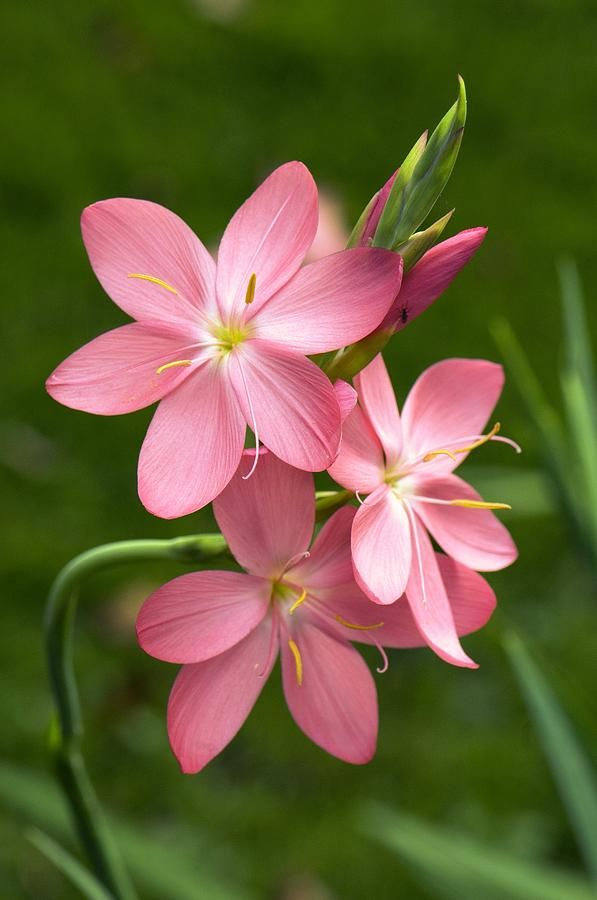
#> input picture assignments/flower.jpg, 597 x 900 px
$ python 07_thresholding.py
#> lines starting #> are read from the running program, lines starting #| are printed output that depends on the picture; after the words box and inside, x2 and y2 are one past the last pixel; in counts of white or black regions, pixels touching at a corner belong together
# Apply various thresholding techniques for image segmentation.
# Problem:
# Load a grayscale image using OpenCV.
# Apply global thresholding to segment bright and dark regions.
# Apply adaptive thresholding to handle varying lighting conditions in the image.
# Display the original image and the thresholded images obtained using global and adaptive thresholding.

import cv2
import numpy as np
import matplotlib.pyplot as plt

image = cv2.imread('flower.jpg', 0)
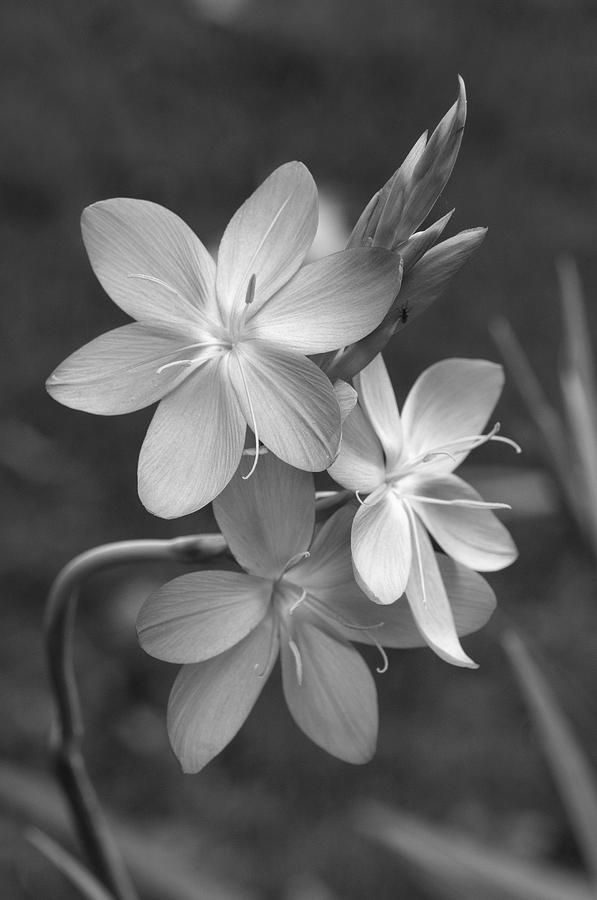
#> image: shape (900, 597); min 0, max 254, mean 93.3

##1 Apply global thresholding
_, global_thresh = cv2.threshold(image, 127, 255, cv2.THRESH_BINARY)
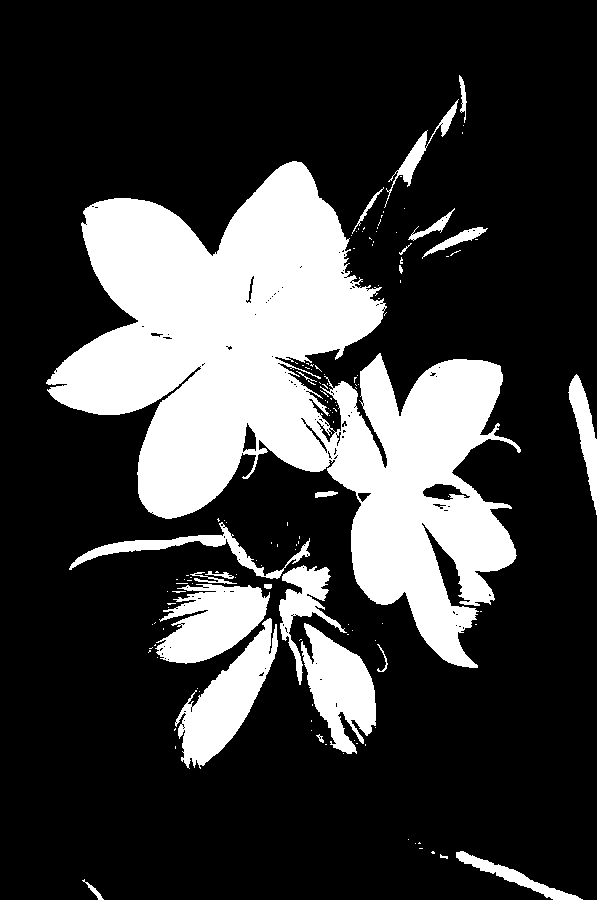
#> global_thresh: shape (900, 597); 24% white; 142 white regions (118 under 20 px), largest, box (x1, y1, x2, y2) and area: (46, 161, 521, 668) 100681, (175, 618, 278, 769) 6226, (155, 584, 270, 664) 5772

##2 Apply adaptive thresholding
adaptive_thresh_mean = cv2.adaptiveThreshold(image, 255, cv2.ADAPTIVE_THRESH_MEAN_C, cv2.THRESH_BINARY, 11, 2)
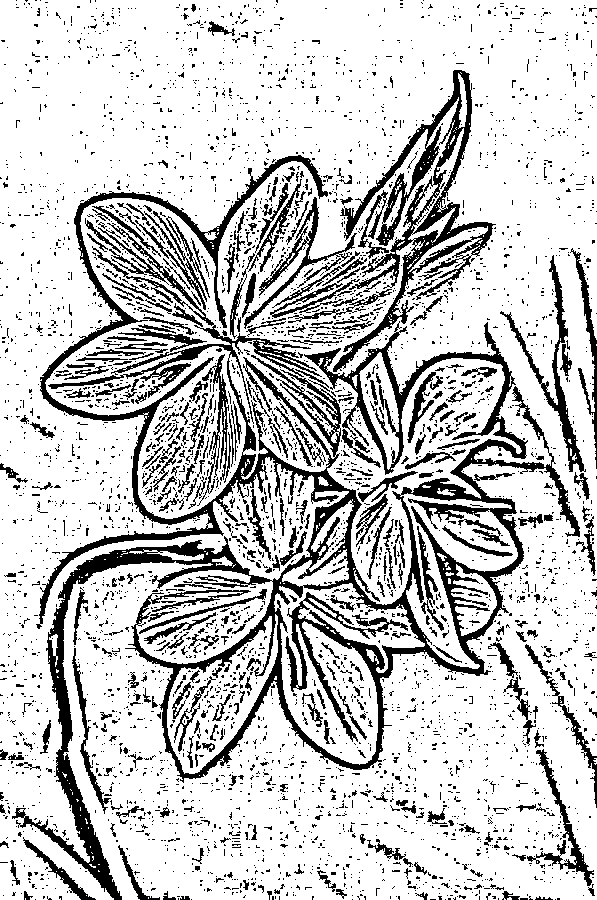
#> adaptive_thresh_mean: shape (900, 597); 78.9% white; 4167 black regions (3770 under 20 px), largest, box (x1, y1, x2, y2) and area: (12, 155, 580, 900) 49797, (333, 70, 496, 372) 8986, (500, 255, 586, 472) 2034
adaptive_thresh_gaussian = cv2.adaptiveThreshold(image, 255, cv2.ADAPTIVE_THRESH_GAUSSIAN_C, cv2.THRESH_BINARY, 11, 2)
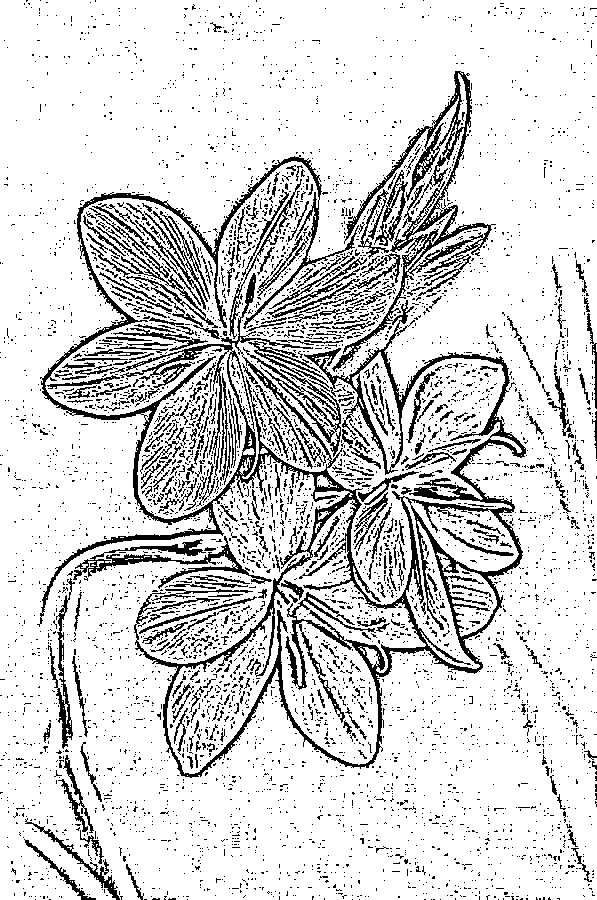
#> adaptive_thresh_gaussian: shape (900, 597); 84.2% white; black in thin lines or dots

##4 Display
plt.figure(figsize=(10, 8))

# Original image
plt.subplot(2, 2, 1)
plt.imshow(image, cmap='gray')
plt.title('Original Image')
plt.axis('off')

# Global Thresholding
plt.subplot(2, 2, 2)
plt.imshow(global_thresh, cmap='gray')
plt.title('Global Thresholding')
plt.axis('off')

# Adaptive Thresholding (Mean)
plt.subplot(2, 2, 3)
plt.imshow(adaptive_thresh_mean, cmap='gray')
plt.title('Adaptive Thresholding (Mean)')
plt.axis('off')

# Adaptive Thresholding (Gaussian)
plt.subplot(2, 2, 4)
plt.imshow(adaptive_thresh_gaussian, cmap='gray')
plt.title('Adaptive Thresholding (Gaussian)')
plt.axis('off')

plt.tight_layout()
plt.show()

cv2.waitKey(0)
cv2.destroyAllWindows()
